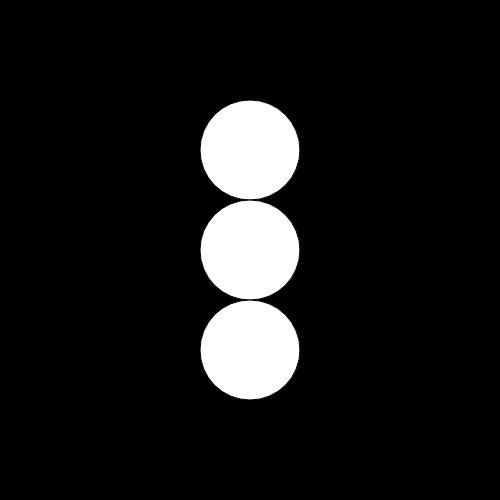
Frame 1 (no input)
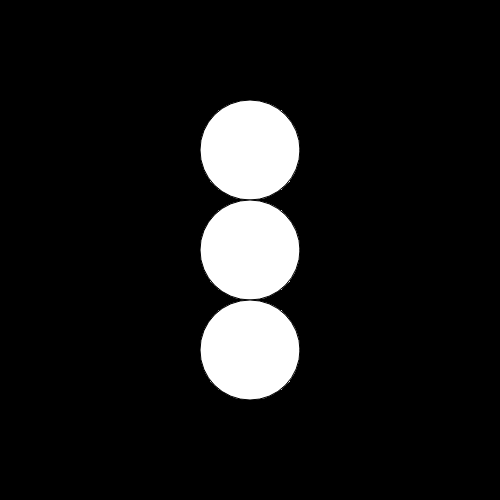
Frame 60 (no input)
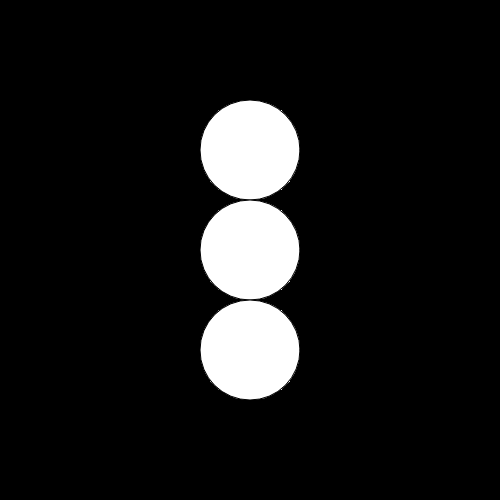
Frame 120 (the mouse pressed at the canvas centre since frame 60)

The p5.js sketch that drew these frames (run headless with seeded random() and noise() and a simulated clock; from frame 60 on, the mouse is pressed at the canvas centre):

// p5.js sketch
// ── sketch.js
function setup() {
  createCanvas(500, 500);
  background("black");
}

function draw() {
  fill("white");
  ellipse(width/2,(height/2-100),100,100);
  ellipse(width/2,height/2,100,100);
  ellipse(width/2,(height/2)+100,100,100);
}
